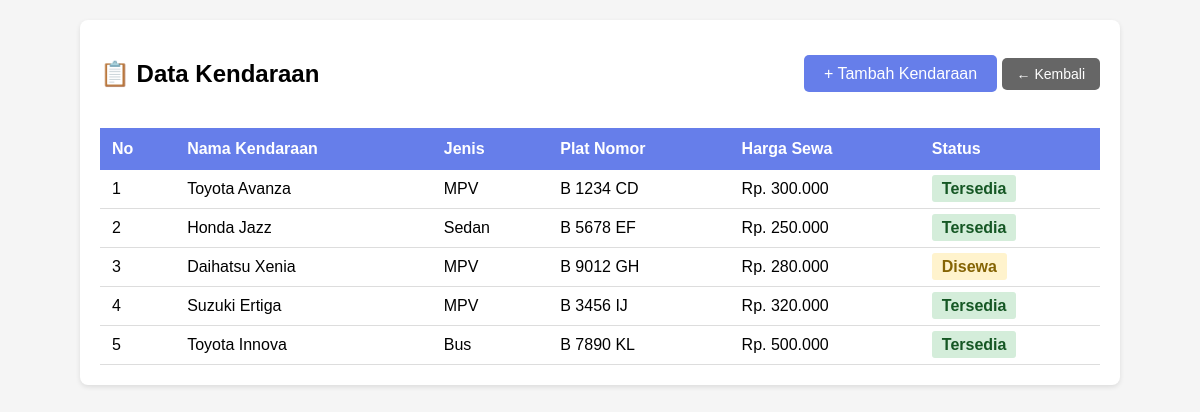
/kendaraan/index.php (signed in), run on the app's committed database.
### tables this page shows
CREATE TABLE IF NOT EXISTS kendaraan (
    id_kendaraan INT PRIMARY KEY AUTO_INCREMENT,
    nama_kendaraan VARCHAR(100),
    jenis VARCHAR(50),
    plat_nomor VARCHAR(20),
    harga_sewa INT,
    status VARCHAR(20)
);

### kendaraan/index.php (the view, shortened to what this page needs)
<?php
require_once __DIR__ . '/../config/database.php';
$data = mysqli_query($conn, "SELECT * FROM kendaraan");
?>
<!DOCTYPE html>
<html>
<head>
</head>
<body>
<div class="container">
    <div class="header">
        <h2>📋 Data Kendaraan</h2>
        <div>
            <a href="tambah.php">+ Tambah Kendaraan</a>
            <a href="../index.php" class="back-btn">← Kembali</a>
        </div>
    </div>
    <table>
        <tr>
            <th>No</th>
            <th>Nama Kendaraan</th>
            <th>Jenis</th>
            <th>Plat Nomor</th>
            <th>Harga Sewa</th>
            <th>Status</th>
        </tr>
        <?php $no=1; while($row=mysqli_fetch_assoc($data)) { ?>
        <tr>
            <td><?= $no++ ?></td>
            <td><?= $row['nama_kendaraan'] ?></td>
            <td><?= $row['jenis'] ?></td>
            <td><?= $row['plat_nomor'] ?></td>
            <td>Rp. <?= number_format($row['harga_sewa'], 0, ',', '.') ?></td>
            <td>
                <span class="status-<?= strtolower(str_replace(' ', '-', $row['status'])) ?>">
                    <?= $row['status'] ?>
                </span>
            </td>
        </tr>
        <?php } ?>
    </table>
</div>
</body>
</html>

### kendaraan/index.php (style rules this page uses)
body { font-family: Arial, sans-serif; background: #f5f5f5; margin: 20px; }
.container { max-width: 1000px; margin: 0 auto; background: white; padding: 20px; border-radius: 8px; box-shadow: 0 2px 5px rgba(0,0,0,0.1); }
.header { display: flex; justify-content: space-between; align-items: center; margin-bottom: 20px; }
.header a { background: #667eea; color: white; padding: 10px 20px; border-radius: 5px; text-decoration: none; }
.back-btn { background: #666 !important; padding: 8px 15px !important; font-size: 14px !important; }
table { width: 100%; border-collapse: collapse; margin-top: 20px; }
table th { background: #667eea; color: white; padding: 12px; text-align: left; }
table td { padding: 10px 12px; border-bottom: 1px solid #ddd; }
.status-tersedia { background: #d4edda; color: #155724; padding: 5px 10px; border-radius: 3px; font-weight: bold; }
.status-disewa { background: #fff3cd; color: #856404; padding: 5px 10px; border-radius: 3px; font-weight: bold; }

### data on the page
kendaraan: nama_kendaraan "Toyota Avanza", jenis "MPV", plat_nomor "B 1234 CD", harga_sewa "300.000", status "Tersedia"
kendaraan: nama_kendaraan "Honda Jazz", jenis "Sedan", plat_nomor "B 5678 EF", harga_sewa "250.000", status "Tersedia"
kendaraan: nama_kendaraan "Daihatsu Xenia", jenis "MPV", plat_nomor "B 9012 GH", harga_sewa "280.000", status "Disewa"
kendaraan: nama_kendaraan "Suzuki Ertiga", jenis "MPV", plat_nomor "B 3456 IJ", harga_sewa "320.000", status "Tersedia"
kendaraan: nama_kendaraan "Toyota Innova", jenis "Bus", plat_nomor "B 7890 KL", harga_sewa "500.000", status "Tersedia"
